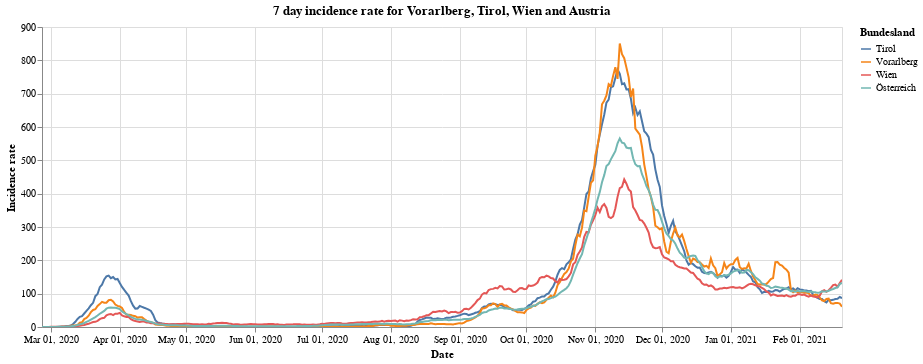

Notebook code cell kept with this figure:
### Markdown cell above
Next we have the 7 day incidence rate for states of Vorarlberg, Tirol and Wien compared to all of Austria.

### Code cell
#collapse
bars = alt.Chart(vol_tyr_wien_at).mark_line().encode(
    x=alt.X("yearmonthdate(Time):T", axis=alt.Axis(title='Date')),
    y=alt.Y("SiebenTageInzidenzFaelle:Q", axis=alt.Axis(title='Incidence rate')),
    tooltip='Bundesland',
    color='Bundesland'
).properties(title='7 day incidence rate for Vorarlberg, Tirol, Wien and Austria', width=800).interactive()
bars
#alt.layer(bars, data=at_data).facet(alt.Row('Bundesland'), columns=1)

### Figure 1 — Vega-Lite specification as saved in the notebook (floating-point values rounded to 4 significant figures; data arrays with more than 128 entries replaced by an {"elided": "..."} marker saying what was removed)
{"config": {"view": {"continuousWidth": 400, "continuousHeight": 300}}, "data": {"name": "data-5ee1a92f1a52de7314f39a310c91492e"}, "mark": "line", "encoding": {"color": {"type": "nominal", "field": "Bundesland"}, "tooltip": {"type": "nominal", "field": "Bundesland"}, "x": {"type": "temporal", "axis": {"title": "Date"}, "field": "Time", "timeUnit": "yearmonthdate"}, "y": {"type": "quantitative", "axis": {"title": "Incidence rate"}, "field": "SiebenTageInzidenzFaelle"}}, "selection": {"selector001": {"type": "interval", "bind": "scales", "encodings": ["x", "y"]}}, "title": "7 day incidence rate for Vorarlberg, Tirol, Wien and Austria", "width": 800, "$schema": "https://vega.github.io/schema/vega-lite/v4.8.1.json", "datasets": {"data-5ee1a92f1a52de7314f39a310c91492e": {"elided": "1444 records"}}}
